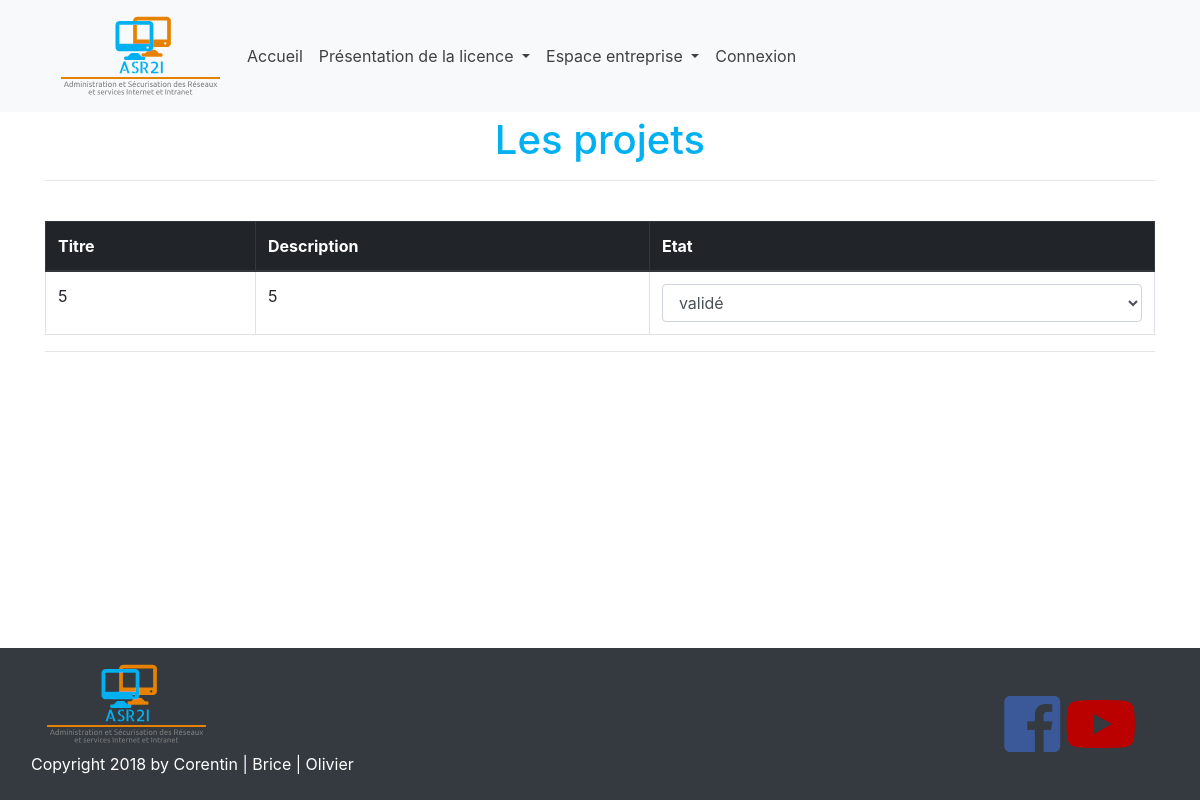
Page /validation_projet.php on the committed database.
### tables this page shows
CREATE TABLE `ajout_projet` (
  `id` int(11) NOT NULL,
  `id_entreprise` int(11) DEFAULT NULL,
  `nom` varchar(255) DEFAULT NULL,
  `email` varchar(255) DEFAULT NULL,
  `titre` varchar(255) DEFAULT NULL,
  `description` text,
  `etat` enum('en attente','refuse','valide','') DEFAULT NULL
);

### includes/DB.php (called while the page is built)
<?php
class DB
{
   private static $instance = null;
   public static function get()
   {
       if(self::$instance == null)
       {
           try
           {
               self::$instance = new PDO('mysql:host=localhost;dbname=asrii', 'root', '', array(PDO::MYSQL_ATTR_INIT_COMMAND => 'SET NAMES utf8'));
           }
           catch(PDOException $e)
           {
               throw $e;
           }
       }
       return self::$instance;
   }
}

### includes/Ajouter_projet.php (called while the page is built, shortened)
<?php
class Ajouter_projet
{
    public static function  get_all_Projet()
    {
        $sth = DB::get()->prepare("select * from ajout_projet");
	     	$sth->execute();
             return $sth;
    }
}

### validation_projet.php (the view, shortened to what this page needs)
<?php
 require('/includes/Ajouter_projet.php');
  include('/includes/header.php');
  include('includes/navbar.php');
 ?>
<?php $test = Ajouter_projet::get_all_Projet(); ?>
<div class="container">
  <h1>Les projets</h1>
    <hr>
    <br/>
	<form action="<?php echo $_SERVER['PHP_SELF'] ?>" method="post">
    <?php
	echo'<table class="table table-bordered">';
      echo'<thead class="thead-dark">';
      echo'<tr><th>Titre</th>';
      echo'<th>Description</th>';
      echo'<th>Etat</th></tr>';
      echo'</thead><tbody>';
    while ($res = $test->fetch()){
        $etat = $res['etat'];
        ?>
        <tr>
        <td><?= $res['titre'] ?></td>
        <td><?= $res['description'] ?></td>
        <td>
        <select id="monselect" onchange="test(<?= $res['id'] ?>,this)" name="select[]"  class="form-control" >
          <option value="valide" <?= $etat == "valide" ? "selected": ""; ?> >validé</option>
      </select>
        </td>
        </tr> <?php
    }
	echo'</tbody></table>';
	?>
  <hr>
  </form>
</div>
<?php  include('includes/footer.php'); ?>

### css/main.css (style rules this page uses)
html, body { height: 100%; margin: 0; padding: 0; }
body { display : table; width: 100%; }
h1 { color: #00b0f0; text-align: center; margin-top: 20px; }

### rows in the picture
ajout_projet: titre "5", description "5", etat+id "validé"
